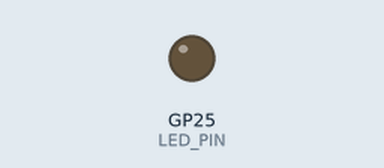
Simulated run of this program. Board: Raspberry Pi Pico. On the bench: output pins drawn as LEDs (lit = HIGH). What the program prints to the serial monitor is not drawn.

Above: at 0.0 s.
At 1.1 s:
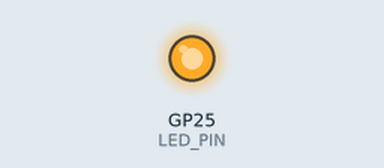
Timing chart, 0 to 2.6 s (numbered marks = the images above):
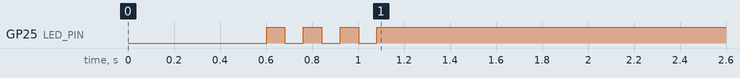

The program:

main.cpp
```cpp
/*
 * ============================================================
 *  RC Car – Upper Controller  (RP2350 W / Pico 2 W)
 *
 *  Role : WiFi AP + Web Gamepad → UART bridge to STM32F103
 *  Protocol to STM32 : "M,<left>,<right>,<brake>\n"
 *  Framework : Arduino (earlephilhower core)
 * ============================================================
 */

#include <Arduino.h>
#include <WiFi.h>
#include <WebServer.h>
#include <WebSocketsServer.h>
#include "config.h"
#include "webpage.h"

/* ---- globals ---- */
WebServer server(80);
WebSocketsServer control(81);

static volatile uint32_t lastCmdMs  = 0;
static volatile bool     braked     = false;   /* prevent brake spam */
static volatile int16_t  curL = 0, curR = 0;
static volatile uint8_t  curBrake   = 0;
static uint32_t          heartbeatMs = 0;
static uint32_t          lastControlLogMs = 0;

/* ============================================================
 *  UART bridge  →  STM32
 * ============================================================ */
static void sendToSTM32(int left, int right, int brake)
{
    left  = constrain(left,  -PWM_MAX, PWM_MAX);
    right = constrain(right, -PWM_MAX, PWM_MAX);
    brake = brake ? 1 : 0;

    char buf[32];
    int n = snprintf(buf, sizeof(buf), "M,%d,%d,%d\n", left, right, brake);
    STM32_SERIAL.write(buf, n);

    /* USB monitor only. Keep logging bounded so it cannot slow the control loop. */
    uint32_t now = millis();
    if (Serial && now - lastControlLogMs >= SERIAL_LOG_INTERVAL_MS) {
        lastControlLogMs = now;
        Serial.printf("[CTRL] L=%d R=%d brake=%d\n", left, right, brake);
    }

    curL      = (int16_t)left;
    curR      = (int16_t)right;
    curBrake  = (uint8_t)brake;
    lastCmdMs = now;
    braked    = false;
}

/* ============================================================
 *  WebSocket control: one short frame per current joystick state.
 * ============================================================ */
static bool parseCommand(const uint8_t *payload, size_t length, int &l, int &r, int &brake)
{
    if (length == 0 || length > 16) return false;
    char frame[17];
    memcpy(frame, payload, length);
    frame[length] = '\0';
    char *end = nullptr;
    long values[3];
    char *pos = frame;
    for (int i = 0; i < 3; ++i) {
        values[i] = strtol(pos, &end, 10);
        if (end == pos || (i < 2 ? *end != ',' : *end != '\0')) return false;
        pos = end + 1;
    }
    if (values[0] < -PWM_MAX || values[0] > PWM_MAX ||
        values[1] < -PWM_MAX || values[1] > PWM_MAX ||
        (values[2] != 0 && values[2] != 1)) return false;
    l = values[0]; r = values[1]; brake = values[2];
    return true;
}

static void onControl(uint8_t client, WStype_t type, uint8_t *payload, size_t length)
{
    if (type == WStype_DISCONNECTED) {
        sendToSTM32(0, 0, 1);
        braked = true;
    } else if (type == WStype_TEXT) {
        int l, r, brake;
        if (parseCommand(payload, length, l, r, brake)) {
            sendToSTM32(l, r, brake);
        }
    }
}

/* ============================================================
 *  HTTP handlers (page and optional status only)
 * ============================================================ */

/* GET /  – serve gamepad page */
static void handleRoot()
{
    server.send_P(200, "text/html", HTML_PAGE);
}

/* GET /status – lightweight health check */
static void handleStatus()
{
    char buf[64];
    snprintf(buf, sizeof(buf),
             "{\"up\":%lu,\"l\":%d,\"r\":%d}",
             (unsigned long)(millis() / 1000), (int)curL, (int)curR);
    server.send(200, "application/json", buf);
}

/* ============================================================
 *  WiFi Access Point
 * ============================================================ */
static void startWiFiAP()
{
    Serial.println("[WiFi] Configuring AP...");

    WiFi.mode(WIFI_AP);
    WiFi.softAP(WIFI_SSID, WIFI_PASS, WIFI_CHANNEL, 0, WIFI_MAX_CONN);
    delay(200);

    IPAddress ip = WiFi.softAPIP();
    Serial.printf("[WiFi] SSID : %s\n", WIFI_SSID);
    Serial.printf("[WiFi] Pass : %s\n", WIFI_PASS);
    Serial.printf("[WiFi] IP   : %s\n", ip.toString().c_str());
    Serial.printf("[WiFi] Ch   : %d\n", WIFI_CHANNEL);
}

/* ============================================================
 *  LED helpers
 * ============================================================ */
static void ledBlink(uint8_t times, uint16_t onMs, uint16_t offMs)
{
    for (uint8_t i = 0; i < times; i++) {
        digitalWrite(LED_PIN, HIGH);
        delay(onMs);
        digitalWrite(LED_PIN, LOW);
        delay(offMs);
    }
}

/* ============================================================
 *  Arduino entry points
 * ============================================================ */
void setup()
{
    /* USB serial for debug */
    Serial.begin(115200);
    delay(400);
    Serial.println("\n=============================");
    Serial.println("  RC Car – Upper Controller");
    Serial.println("=============================");

    /* LED */
    pinMode(LED_PIN, OUTPUT);
    digitalWrite(LED_PIN, LOW);

    /* UART to STM32 */
    STM32_SERIAL.begin(STM32_BAUD);
    Serial.printf("[UART] STM32 %d baud (Serial1)\n", STM32_BAUD);

    /* WiFi AP */
    startWiFiAP();

    /* Web server routes */
    server.on("/",       HTTP_GET,     handleRoot);
    server.on("/status", HTTP_GET,     handleStatus);
    server.begin();
    control.begin();
    control.onEvent(onControl);
    Serial.println("[HTTP] page on port 80; control on WebSocket port 81");

    /* send initial brake to STM32 */
    sendToSTM32(0, 0, 1);
    Serial.println("[SYS] Ready – open http://192.168.4.1");

    /* blink LED to signal ready */
    ledBlink(3, 80, 80);
    digitalWrite(LED_PIN, HIGH);
}

void loop()
{
    server.handleClient();
    control.loop();

    /* ---- safety: auto-brake on timeout ---- */
    if (!braked && (millis() - lastCmdMs > CMD_TIMEOUT_MS)) {
        sendToSTM32(0, 0, 1);
        braked = true;
        Serial.println("[SAFETY] Timeout – brake");
    }

    /* ---- heartbeat (optional debug) ---- */
    if (millis() - heartbeatMs > 5000) {
        heartbeatMs = millis();
        Serial.printf("[HB] up=%lus  AP clients=%d\n",
                      (unsigned long)(millis() / 1000),
                      WiFi.softAPgetStationNum());
    }
}
```

webpage.h
```cpp
#ifndef WEBPAGE_H
#define WEBPAGE_H

/*  Embedded gamepad HTML – stored in flash (PROGMEM)
 *  Served by WebServer on GET /                       */

const char HTML_PAGE[] PROGMEM = R"rawliteral(
<!DOCTYPE html>
<html lang="zh">
<head>
<meta charset="UTF-8">
<meta name="viewport" content="width=device-width,initial-scale=1,
      maximum-scale=1,user-scalable=no">
<title>RC Car Controller</title>
<style>
*{margin:0;padding:0;box-sizing:border-box}
html,body{
  height:100%;overflow:hidden;
  touch-action:none;
  -webkit-user-select:none;user-select:none;
}
body{
  background:#0b0b1a;color:#e0e0e0;
  font-family:-apple-system,BlinkMacSystemFont,'Segoe UI',sans-serif;
  display:flex;flex-direction:column;
}

/* ---- header ---- */
.hdr{
  padding:10px 16px;
  background:rgba(0,0,0,.45);
  display:flex;align-items:center;gap:10px;
  font-size:13px;z-index:2;
  backdrop-filter:blur(8px);
}
.dot{
  width:9px;height:9px;border-radius:50%;
  background:#00e676;
  box-shadow:0 0 6px #00e676;
  transition:background .3s;
}
.dot.off{background:#ff5252;box-shadow:0 0 6px #ff5252}
.hdr .tag{margin-left:auto;opacity:.45;font-size:12px}

/* ---- joystick ---- */
.pad{
  flex:1;display:flex;align-items:center;justify-content:center;
  position:relative;
}
.base{
  width:min(68vmin,300px);height:min(68vmin,300px);
  border-radius:50%;
  background:radial-gradient(circle,rgba(255,255,255,.03) 0%,transparent 70%);
  border:2px solid rgba(255,255,255,.07);
  position:relative;
}
/* cross-hair */
.base::before,.base::after{
  content:'';position:absolute;
  background:rgba(255,255,255,.04);
}
.base::before{width:1px;height:100%;left:50%}
.base::after{width:100%;height:1px;top:50%}
/* ring guides */
.ring{
  position:absolute;border-radius:50%;
  border:1px dashed rgba(255,255,255,.05);
  top:50%;left:50%;transform:translate(-50%,-50%);
  pointer-events:none;
}
.ring.r1{width:60%;height:60%}
.ring.r2{width:30%;height:30%}
.knob{
  width:76px;height:76px;border-radius:50%;
  background:radial-gradient(circle at 35% 35%,#00e6b8,#007a5e);
  position:absolute;top:50%;left:50%;
  transform:translate(-50%,-50%);
  box-shadow:0 0 28px rgba(0,230,184,.30);
  transition:box-shadow .15s;
  pointer-events:none;
  will-change:top,left;
}
.knob.active{box-shadow:0 0 38px rgba(0,230,184,.55)}

/* ---- footer ---- */
.ftr{
  background:rgba(0,0,0,.45);
  padding:10px 16px;
  display:flex;justify-content:space-between;align-items:center;
  z-index:2;backdrop-filter:blur(8px);
}
.info{
  display:flex;gap:20px;
  font-size:13px;font-family:'SF Mono',Menlo,Consolas,monospace;
}
.info .val{color:#00e676;min-width:40px;display:inline-block;text-align:right}
.info .val.neg{color:#ff8a80}

/* brake button */
.brake{
  background:linear-gradient(135deg,#e63946,#c1121f);
  color:#fff;border:none;
  padding:12px 32px;border-radius:10px;
  font-size:15px;font-weight:700;letter-spacing:1.5px;
  box-shadow:0 4px 16px rgba(230,57,70,.3);
  transition:transform .1s,box-shadow .1s;
}
.brake:active{
  transform:scale(.93);
  box-shadow:0 2px 8px rgba(230,57,70,.5);
}

/* mode buttons */
.modes{
  position:absolute;top:16px;right:16px;
  display:flex;flex-direction:column;gap:8px;z-index:3;
}
.mode-btn{
  background:rgba(255,255,255,.06);
  border:1px solid rgba(255,255,255,.1);
  color:#aaa;border-radius:8px;
  padding:8px 14px;font-size:12px;
  transition:all .2s;
}
.mode-btn.on{background:rgba(0,230,184,.15);border-color:#00e676;color:#00e676}

/* direction hint */
.dir{
  position:absolute;bottom:16px;left:50%;transform:translateX(-50%);
  font-size:11px;opacity:.3;z-index:3;letter-spacing:1px;
}
</style>
</head>
<body>

<div class="hdr">
  <div class="dot" id="dot"></div>
  <span id="status">已连接</span>
  <span class="tag">RC Car Controller</span>
</div>

<div class="pad">
  <div class="modes">
    <button class="mode-btn on" id="mNorm" onclick="setMode(1)">普通</button>
    <button class="mode-btn" id="mSlow" onclick="setMode(0.4)">慢速</button>
    <button class="mode-btn" id="mFast" onclick="setMode(1.5)">快速</button>
  </div>
  <div class="base" id="base">
    <div class="ring r1"></div>
    <div class="ring r2"></div>
    <div class="knob" id="knob"></div>
  </div>
  <div class="dir">↑ 前进 &nbsp; ↓ 后退 &nbsp; ← 左 &nbsp; → 右</div>
</div>

<div class="ftr">
  <div class="info">
    <div>L <span class="val" id="lv">0</span></div>
    <div>R <span class="val" id="rv">0</span></div>
  </div>
  <button class="brake" id="brakeBtn">BRAKE</button>
</div>

<script>
(function(){
  /* ---- elements ---- */
  var base = document.getElementById('base');
  var knob = document.getElementById('knob');
  var lv   = document.getElementById('lv');
  var rv   = document.getElementById('rv');
  var dot  = document.getElementById('dot');
  var sts  = document.getElementById('status');

  /* ---- state ---- */
  var MAX_R   = 90;   /* px, adjusted on resize */
  var active  = false;
  var cx = 0, cy = 0;
  var curL = 0, curR = 0, curBrake = 0;
  var scale = 1;
  var modeScale = 1;
  var ws = null, retryTimer = 0, lastSent = '';

  /* ---- sizing ---- */
  function recalc(){
    var r = base.getBoundingClientRect();
    cx = r.left + r.width / 2;
    cy = r.top  + r.height / 2;
    MAX_R = r.width / 2 - 38;  /* knob half = 38px */
  }
  window.addEventListener('resize', recalc);
  recalc();

  /* One persistent socket; only the latest state is sent. Never queue old moves. */
  function connection(ready){
    dot.className = ready ? 'dot' : 'dot off';
    sts.textContent = ready ? '已连接' : '连接断开';
  }
  function connect(){
    if(document.hidden) return;
    ws = new WebSocket('ws://' + location.hostname + ':81/');
    ws.onopen = function(){ connection(true); lastSent = ''; transmit(true); };
    ws.onclose = function(){ connection(false); ws = null; retryTimer = setTimeout(connect, 500); };
    ws.onerror = function(){ ws.close(); };
  }
  function transmit(force){
    if(!ws || ws.readyState !== WebSocket.OPEN || ws.bufferedAmount) return;
    var frame = curL + ',' + curR + ',' + curBrake;
    if(force || frame !== lastSent || active || curBrake){
      ws.send(frame);
      lastSent = frame;
    }
  }
  function send(l, r, b){
    curL = l; curR = r; curBrake = b;
    transmit(true);
  }
  connect();

  /* ---- joystick math ---- */
  function calc(dx, dy){
    var d = Math.sqrt(dx*dx + dy*dy);
    if(d > MAX_R){ dx=dx/d*MAX_R; dy=dy/d*MAX_R; d=MAX_R; }

    /* dead-zone */
    var fwd  = 0, turn = 0;
    if(d > 8){
      fwd  =  dy / MAX_R;   /* + = forward */
      turn =  dx / MAX_R;   /* + = right   */
    }

    var s = scale * modeScale;
    var l = Math.round((fwd - turn) * 255 * s);
    var r = Math.round((fwd + turn) * 255 * s);
    l = Math.max(-255, Math.min(255, l));
    r = Math.max(-255, Math.min(255, r));
    return {l:l, r:r, dx:dx, dy:dy};
  }

  /* ---- UI update ---- */
  function show(m){
    lv.textContent = m.l;  lv.className = m.l < 0 ? 'val neg' : 'val';
    rv.textContent = m.r;  rv.className = m.r < 0 ? 'val neg' : 'val';
    knob.style.left = 'calc(50% + ' + m.dx + 'px)';
    knob.style.top  = 'calc(50% - ' + m.dy + 'px)';  /* dy positive = up, CSS top positive = down */
  }
  function resetKnob(){
    knob.style.left = '50%'; knob.style.top = '50%';
    lv.textContent='0'; rv.textContent='0';
    lv.className='val'; rv.className='val';
  }

  /* ---- touch / mouse ---- */
  function ptr(e){ return e.touches ? e.touches[0] : e; }

  function onDown(e){
    e.preventDefault(); active = true;
    knob.classList.add('active');
    recalc();
    onMove(e);
  }
  function onMove(e){
    if(!active) return; e.preventDefault();
    var t = ptr(e);
    var m = calc(t.clientX - cx, cy - t.clientY);
    show(m);
    curL=m.l; curR=m.r; curBrake=0;
  }
  function onUp(){
    if(!active) return; active = false;
    knob.classList.remove('active');
    resetKnob();
    curL=0; curR=0;
    send(0, 0, 0);
  }

  base.addEventListener('touchstart',  onDown, {passive:false});
  document.addEventListener('touchmove', onMove, {passive:false});
  document.addEventListener('touchend',  onUp);
  document.addEventListener('touchcancel',onUp);

  base.addEventListener('mousedown', onDown);
  document.addEventListener('mousemove', onMove);
  document.addEventListener('mouseup',   onUp);

  /* ---- brake button ---- */
  var bb = document.getElementById('brakeBtn');
  var brakeHeld = false;
  function brakeOn(e){
    e.preventDefault();
    active = false;
    resetKnob();
    brakeHeld = true;
    send(0,0,1);
  }
  function brakeOff(){
    if(!brakeHeld) return;
    brakeHeld = false;
    send(0,0,0);
  }

  bb.addEventListener('touchstart', brakeOn, {passive:false});
  bb.addEventListener('touchend',   brakeOff);
  bb.addEventListener('touchcancel',brakeOff);
  bb.addEventListener('mousedown',  brakeOn);
  bb.addEventListener('mouseup',    brakeOff);
  bb.addEventListener('mouseleave', brakeOff);

  /* 20 Hz keepalive while driving or braking; latest state only. */
  setInterval(function(){
    transmit(false);
  }, 50);

  document.addEventListener('visibilitychange', function(){
    if(document.hidden){
      active=false; brakeHeld=false; resetKnob(); send(0,0,1);
      clearTimeout(retryTimer);
      if(ws) ws.close();
    } else if(!ws) connect();
  });

  /* ---- speed mode ---- */
  window.setMode = function(s){
    modeScale = s;
    var btns = document.querySelectorAll('.mode-btn');
    for(var i=0;i<btns.length;i++) btns[i].className='mode-btn';
    if(s>=1.4) document.getElementById('mFast').className='mode-btn on';
    else if(s<=0.5) document.getElementById('mSlow').className='mode-btn on';
    else document.getElementById('mNorm').className='mode-btn on';
  };

})();
</script>
</body>
</html>
)rawliteral";

#endif /* WEBPAGE_H */
```

config.h
```cpp
#ifndef CONFIG_H
#define CONFIG_H

/* ============================================================
 *  RC Car – Upper Controller (RP2350 W) Configuration
 * ============================================================ */

/* ---- WiFi Access Point ---- */
#define WIFI_SSID       "RC_Car"
#define WIFI_PASS       "12345678"      /* WPA2 minimum 8 chars */
#define WIFI_CHANNEL    6
#define WIFI_MAX_CONN   1               /* single client */

/* ---- UART to STM32F103 ---- */
/*  Serial1 = UART0 : GP0(TX) → STM32 PA10(RX)
 *                     GP1(RX) ← STM32 PA9(TX)            */
#define STM32_SERIAL    Serial1
#define STM32_BAUD      115200

/* ---- Safety ---- */
#define CMD_TIMEOUT_MS  500             /* auto-brake if control frames stop */
#define SERIAL_LOG_INTERVAL_MS 200       /* USB monitor: at most 5 control lines/s */
#define PWM_MAX         255

/* ---- LED ---- */
#define LED_PIN         LED_BUILTIN     /* CYW43 WL_GPIO on Pico W */

#endif /* CONFIG_H */
```
